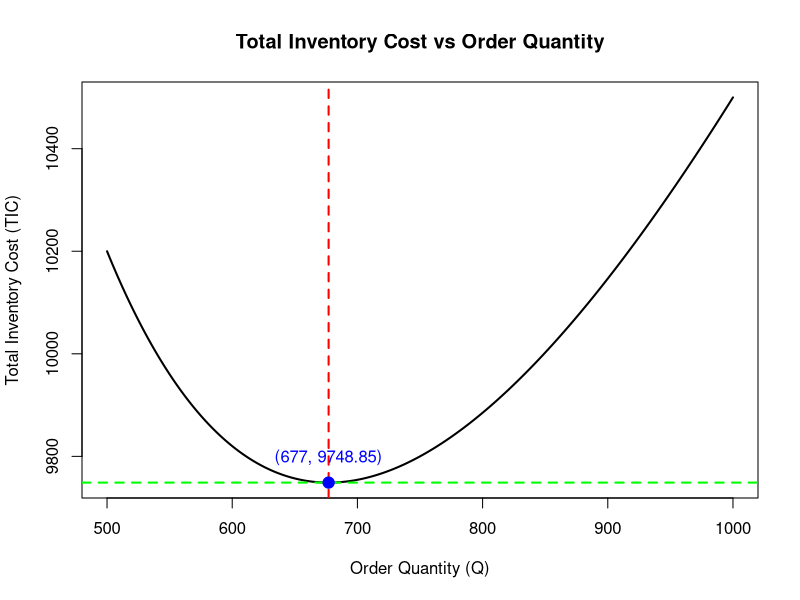
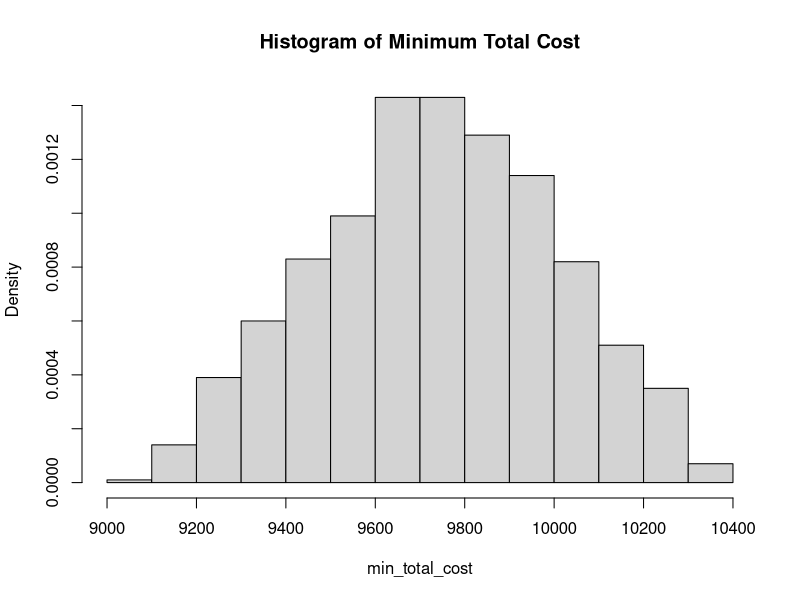
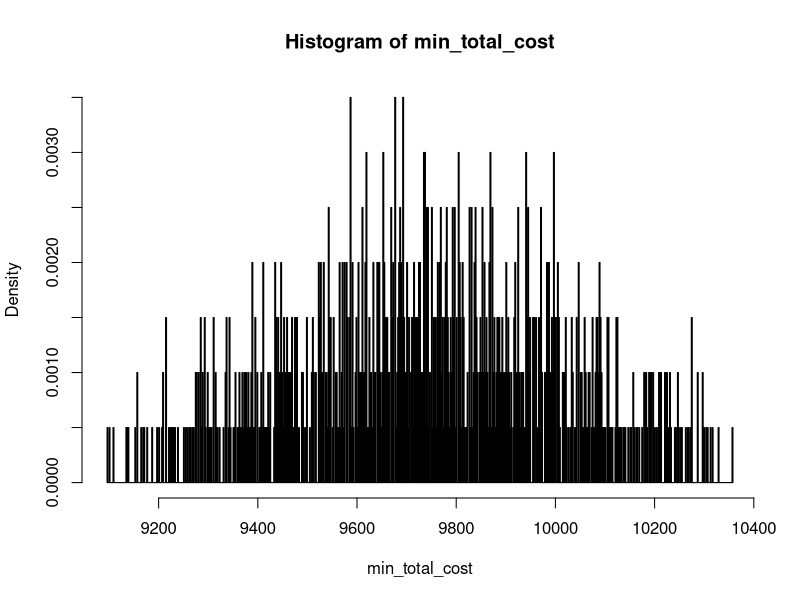
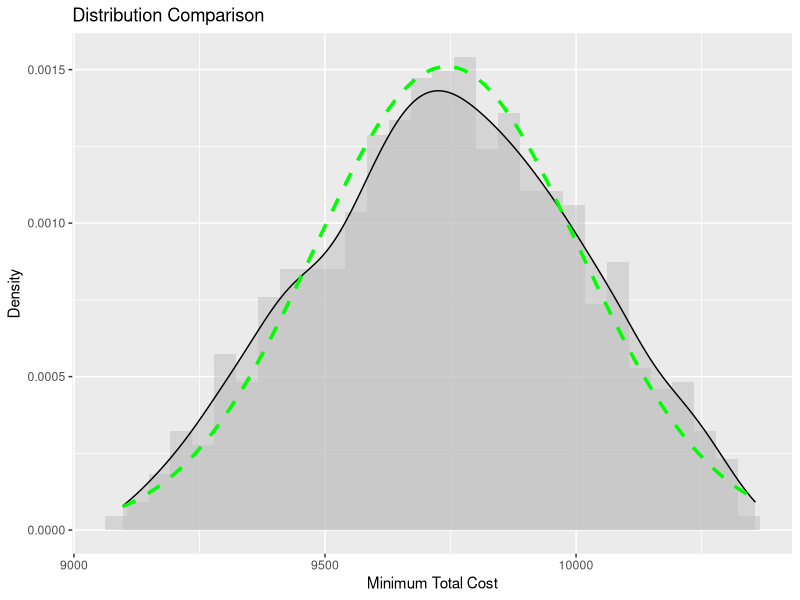
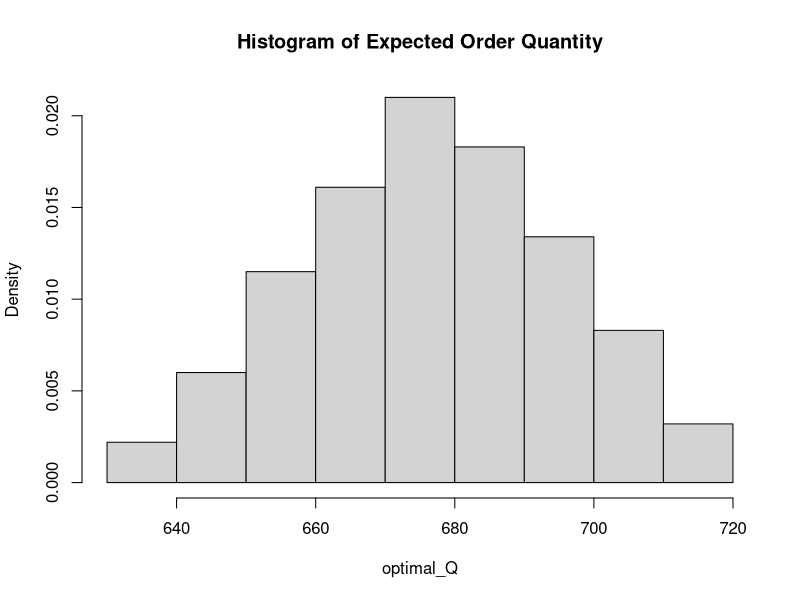
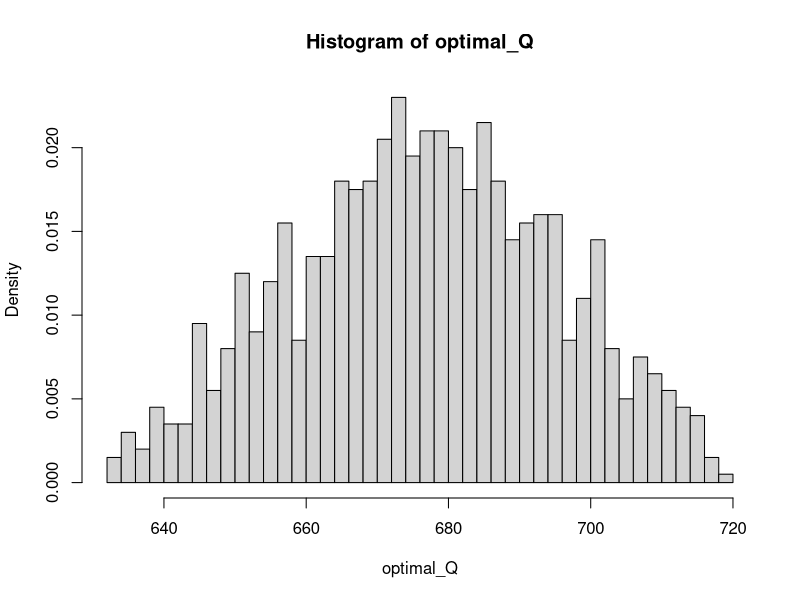
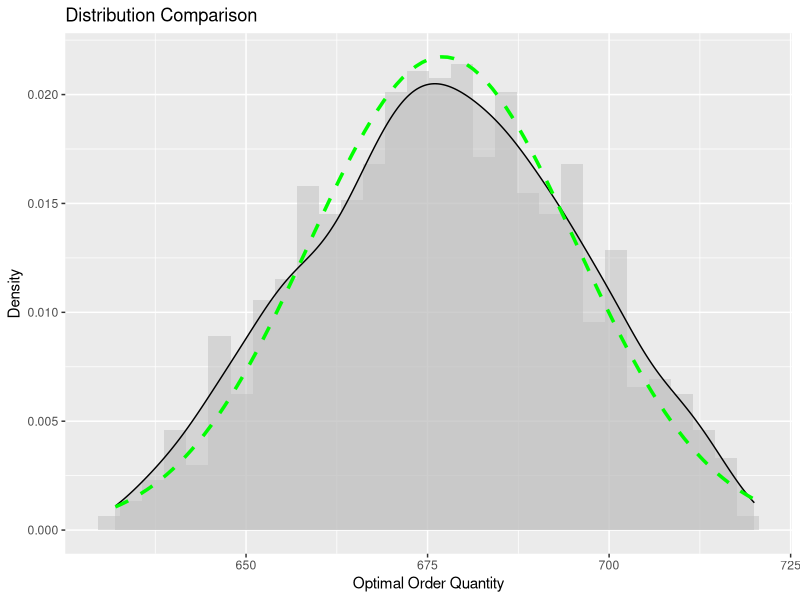
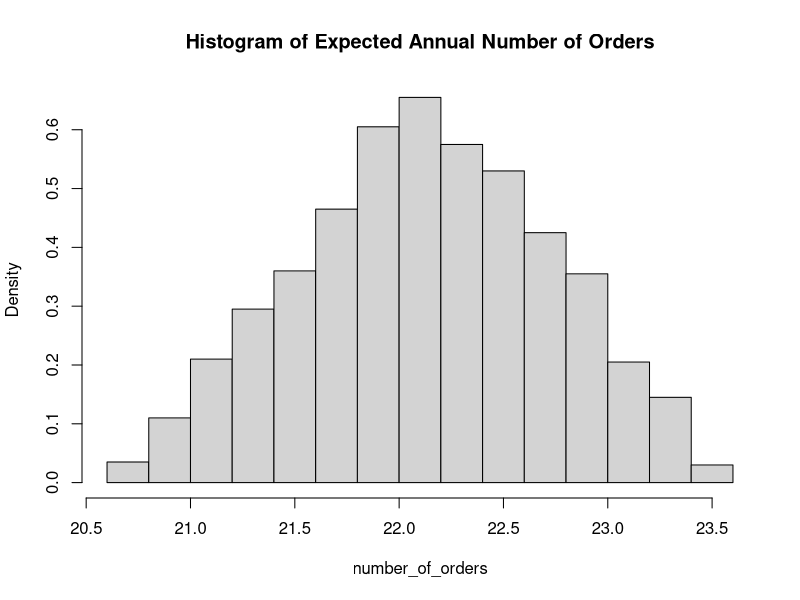

Write R code to recreate these figures, in order.
# ALY6050 Module4 Assignment - A Prescriptive Model for Strategic Decision-making: An Inventory Model
# Yinan Zhou 06/14/2024

# Part1

# Define constants
D <- 15000     # Annual demand
C <- 80        # Cost per unit
h <- 0.18      # Holding cost rate
S <- 220       # Ordering cost per time

# Define a function to calculate total cost
total_cost <- function(Q) {
  ordering_cost <- (D / Q) * S
  holding_cost <- (Q / 2) * C * h
  return(ordering_cost + holding_cost)
}

# Use the optimize function to find the optimal order quantity
opt_result <- optimize(total_cost, c(1, 2000))

# Extract the optimal order quantity and round it up
optimal_Q <- opt_result$minimum
# Calculate the minimum total cost
optimal_cost <- total_cost(optimal_Q)

# Print the results
cat("Optimal Order Quantity:", optimal_Q, "\n")
cat("Minimum Total Cost:", optimal_cost, "\n")

################################################################################

# install.packages("data.table")
library(data.table)

# Generate a sequence of order quantities
Q_values <- seq(500, 1000, by=1)

# Calculate the total cost for each order quantity
costs <- sapply(Q_values, total_cost)

# Create a data table
dt <- data.table(Order_Quantity = Q_values, Total_Cost = costs)

# Print the first few rows of the data table
head(dt)

# Find the index of the minimum total cost
min_cost_index <- which.min(dt$Total_Cost)

# Find the order quantity corresponding to the minimum total cost
optimal_Q <- dt$Order_Quantity[min_cost_index]
optimal_cost <- dt$Total_Cost[min_cost_index]

# Print the optimal order quantity and the corresponding total cost
cat("Optimal Order Quantity:", optimal_Q, "\n")
cat("Minimum Total Cost:", optimal_cost, "\n")

################################################################################

# Plot Total Cost vs Order Quantity
plot(dt$Order_Quantity, dt$Total_Cost, type = "l", col = "black", lwd = 2,
     xlab = "Order Quantity (Q)", ylab = "Total Inventory Cost (TIC)",
     main = "Total Inventory Cost vs Order Quantity")

# Add ablines for optimal Q and optimal cost
abline(v = optimal_Q, col = "red", lwd = 2, lty = 2)
abline(h = optimal_cost, col = "green", lwd = 2, lty = 2)

# Mark the intersection point
points(optimal_Q, optimal_cost, col = "blue", pch = 19, cex = 1.5)
text(optimal_Q, optimal_cost, labels = paste("(", optimal_Q, ", ", round(optimal_cost, 2), ")", sep = ""), 
     pos = 3, offset = 1, col = "blue")

################################################################################

# Part2

# Define parameters
set.seed(123)  # Set seed for reproducibility
n <- 1000 # n_simulations

a <- 13000 # min_demand
b <- 17000 # max_demand
c <- 15000 # mode_demand

# Function to generate random variates from a triangular distribution
rtriangular <- function(n, a, b, c) {
  u <- runif(n)
  return(ifelse(u < (c - a) / (b - a),
                a + sqrt(u * (b - a) * (c - a)),
                b - sqrt((1 - u) * (b - a) * (b - c))))
}

# Generate demand data
D <- rtriangular(n, a, b, c)

# Define constants
C <- 80        # Cost per unit
h <- 0.18      # Holding cost rate
S <- 220       # Ordering cost per time

# Define a function to calculate total cost
total_cost <- function(Q, D, S, C, h) {
  ordering_cost <- (D / Q) * S
  holding_cost <- (Q / 2) * C * h
  return(ordering_cost + holding_cost)
}

# Initialize vectors to store results
optimal_Q <- numeric(n)
min_total_cost <- numeric(n)  
number_of_orders <- numeric(n)

# Iterate through demand vector D, calculating the optimal order quantity and minimum total cost for each demand
for (i in 1:n) {
  # Current demand
  current_D <- D[i]
  # Define the total cost function for the current demand
  current_total_cost <- function(Q) {
    return(total_cost(Q, current_D, S, C, h))
  }
  # Use the optimize function to find the optimal order quantity
  opt_result <- optimize(current_total_cost, c(1, 2000))
  # Extract the optimal order quantity and round it up
  optimal_Q[i] <- ceiling(opt_result$minimum)
  # Calculate the minimum total cost for the optimal order quantity
  min_total_cost[i] <- current_total_cost(optimal_Q[i])
  # Calculate the number of orders based on current demand and optimal order quantity
  number_of_orders[i] <- current_D / optimal_Q[i]
}


################################################################################

# (i) Estimate expected minimum total cost and its 95% confidence interval
mean_min_total_cost <- mean(min_total_cost)
sd_min_total_cost <- sd(min_total_cost)
n_obs <- length(min_total_cost)
se_min_total_cost <- sd_min_total_cost / sqrt(n_obs)
z_score <- qnorm(0.975)  # For 95% confidence interval
ci_min_total_cost <- c(mean_min_total_cost - z_score * se_min_total_cost,
                       mean_min_total_cost + z_score * se_min_total_cost)

# Output the results
cat("Estimated Expected Minimum Total Cost:\n")
cat("Mean:", mean_min_total_cost, "\n")
cat("95% Confidence Interval:", ci_min_total_cost, "\n\n")

# Histogram plot to visualize the distribution
hist(min_total_cost, freq = FALSE, main = "Histogram of Minimum Total Cost")

library(fBasics)
skewness(min_total_cost)
kurtosis(min_total_cost)

# Create a data frame for the histogram plot
df1 <- data.frame(min_total_cost)

# Fit distributions 
library(MASS)
fit_normal1 <- fitdistr(min_total_cost, "normal")

# Create a histogram for 'min_total_cost'
hist_min_total_cost <- hist(min_total_cost, breaks = 500, freq = FALSE)
observed_counts <- hist_min_total_cost$counts
bin_edges <- hist_min_total_cost$breaks

# Calculate expected counts for normal distribution
expected_normal <- diff(pnorm(bin_edges, mean = fit_normal1$estimate["mean"], sd = fit_normal1$estimate["sd"])) * length(min_total_cost)

# Perform Chi-squared Goodness-of-fit test
chi_square_normal <- chisq.test(observed_counts, p = expected_normal, rescale.p = TRUE)

# Print the Chi-squared test result
print(chi_square_normal)

# Create the base plot
library(ggplot2)
p1 <- ggplot(df1, aes(x = min_total_cost)) +
  geom_histogram(aes(y = ..density..), bins = 30, fill = "gray", alpha = 0.5) +
  geom_density(aes(y = ..density..), fill = "gray", alpha = 0.5) +
  ggtitle("Distribution Comparison") +
  xlab("Minimum Total Cost") +
  ylab("Density")

# Add lines for PDF
p1 <- p1 + stat_function(fun = dnorm, args = list(mean = fit_normal1$estimate["mean"], sd = fit_normal1$estimate["sd"]), 
                       color = "green", size = 1.2, linetype = "dashed")

# Display the plot
p1

################################################################################

# (ii) Estimate expected order quantity and its 95% confidence interval
mean_optimal_Q <- mean(optimal_Q)
sd_optimal_Q <- sd(optimal_Q)
se_optimal_Q <- sd_optimal_Q / sqrt(n_obs)
ci_optimal_Q <- c(mean_optimal_Q - z_score * se_optimal_Q,
                  mean_optimal_Q + z_score * se_optimal_Q)

# Output the results
cat("Estimated Expected Order Quantity:\n")
cat("Mean:", mean_optimal_Q, "\n")
cat("95% Confidence Interval:", ci_optimal_Q, "\n\n")

# Histogram plot to visualize the distribution
hist(optimal_Q, freq = FALSE, main = "Histogram of Expected Order Quantity")

skewness(optimal_Q)
kurtosis(optimal_Q)

# Create a data frame for the histogram plot
df2 <- data.frame(optimal_Q)

# Fit distributions
library(MASS)
fit_normal2 <- fitdistr(optimal_Q, "normal")

# Create a histogram for 'optimal_Q'
hist_optimal_Q <- hist(optimal_Q, breaks = 50, freq = FALSE)
observed_counts <- hist_optimal_Q$counts
bin_edges <- hist_optimal_Q$breaks

# Calculate expected counts for normal distribution
expected_normal <- diff(pnorm(bin_edges, mean = fit_normal2$estimate["mean"], sd = fit_normal2$estimate["sd"])) * length(optimal_Q)

# Perform Chi-squared Goodness-of-fit test
chi_square_normal <- chisq.test(observed_counts, p = expected_normal, rescale.p = TRUE)

# Print the Chi-squared test result
print(chi_square_normal)

# Create the base plot
p2 <- ggplot(df2, aes(x = optimal_Q)) +
  geom_histogram(aes(y = ..density..), bins = 30, fill = "gray", alpha = 0.5) +
  geom_density(aes(y = ..density..), fill = "gray", alpha = 0.5) +
  ggtitle("Distribution Comparison") +
  xlab("Optimal Order Quantity") +
  ylab("Density")

# Add lines for PDF
p2 <- p2 + stat_function(fun = dnorm, args = list(mean = fit_normal2$estimate["mean"], sd = fit_normal2$estimate["sd"]), 
                       color = "green", size = 1.2, linetype = "dashed")

# Display the plot
p2

################################################################################

# (iii) Estimate expected annual number of orders and its 95% confidence interval
mean_number_of_orders <- mean(number_of_orders)
sd_number_of_orders <- sd(number_of_orders)
se_number_of_orders <- sd_number_of_orders / sqrt(n_obs)
ci_number_of_orders <- c(mean_number_of_orders - z_score * se_number_of_orders,
                         mean_number_of_orders + z_score * se_number_of_orders)

# Output the results
cat("Estimated Expected Annual Number of Orders:\n")
cat("Mean:", mean_number_of_orders, "\n")
cat("95% Confidence Interval:", ci_number_of_orders, "\n")

# Histogram plot to visualize the distribution
hist(number_of_orders, freq = FALSE, main = "Histogram of Expected Annual Number of Orders")

skewness(number_of_orders)
kurtosis(number_of_orders)

# Create a data frame for the histogram plot
df3 <- data.frame(number_of_orders)

# Fit distributions 
library(MASS)
fit_normal3 <- fitdistr(number_of_orders, "normal")

# Create a histogram for 'number_of_orders'
hist_number_of_orders <- hist(number_of_orders, breaks = 50, freq = FALSE)
observed_counts <- hist_number_of_orders$counts
bin_edges <- hist_number_of_orders$breaks

# Calculate expected counts for normal distribution
expected_normal <- diff(pnorm(bin_edges, mean = fit_normal3$estimate["mean"], sd = fit_normal3$estimate["sd"])) * length(number_of_orders)

# Perform Chi-squared Goodness-of-fit test
chi_square_normal <- chisq.test(observed_counts, p = expected_normal, rescale.p = TRUE)

# Print the Chi-squared test result
print(chi_square_normal)

# Create the base plot
library(ggplot2)
p3 <- ggplot(df1, aes(x = number_of_orders)) +
  geom_histogram(aes(y = ..density..), bins = 30, fill = "gray", alpha = 0.5) +
  geom_density(aes(y = ..density..), fill = "gray", alpha = 0.5) +
  ggtitle("Distribution Comparison") +
  xlab("Expected Annual Number of Orders") +
  ylab("Density")

# Add lines for PDF
p3 <- p3 + stat_function(fun = dnorm, args = list(mean = fit_normal3$estimate["mean"], sd = fit_normal3$estimate["sd"]), 
                         color = "green", size = 1.2, linetype = "dashed")

# Display the plot
p3

################################################################################

# Summarize the results
cat("Estimated Expected Minimum Total Cost:\n")
cat("Mean:", mean_min_total_cost, "\n")
cat("95% Confidence Interval:", ci_min_total_cost, "\n")
cat("Best-fitting distribution for Estimated Expected Minimum Total Cost: Normal\n\n")

cat("Estimated Expected Order Quantity:\n")
cat("Mean:", mean_optimal_Q, "\n")
cat("95% Confidence Interval:", ci_optimal_Q, "\n")
cat("Best-fitting distribution for Estimated Expected Order Quantity: Normal\n\n")

cat("Estimated Expected Annual Number of Orders:\n")
cat("Mean:", mean_number_of_orders, "\n")
cat("95% Confidence Interval:", ci_number_of_orders, "\n")
cat("Best-fitting distribution for Expected Annual Number of Orders: Normal\n\n")
